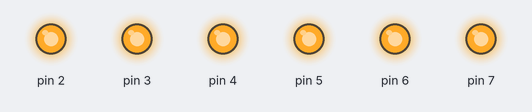
The sketch below on a simulated Arduino Uno, built with avr-gcc and run on an emulated ATmega328P. Shown: output pins drawn as LEDs (lit = HIGH).

Above: at 0.2 s.
At 0.7 s:
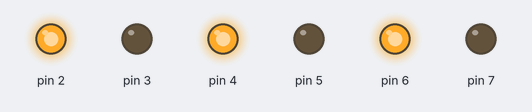
At 2.2 s:
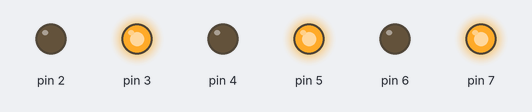
Timing chart, 0 to 3.0 s (numbered marks = the images above):
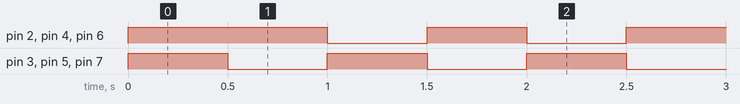

Measured:
- by itself, pin 2, pin 4, pin 6: repeats every 1.0 s: LOW 0.50 s, HIGH 0.50 s
- by itself, pin 3, pin 5, pin 7: alternates HIGH for 0.50 s and LOW for 0.50 s

The sketch:

lab5_zad2.ino
```cpp
void setup() {
  DDRD = 0xFF;
  PORTD = 0X00;
  Serial.begin(9600);
}

void loop() {
  PORTD ^= _BV(2);
  PORTD |= _BV(3);
  PORTD ^= _BV(4);
  PORTD |= _BV(5);
  PORTD ^= _BV(6);
  PORTD |= _BV(7);
  delay(500);
  PORTD |= _BV(2);
  PORTD ^= _BV(3);
  PORTD |= _BV(4);
  PORTD ^= _BV(5);
  PORTD |= _BV(6);
  PORTD ^= _BV(7);
  delay(500);
}
```
